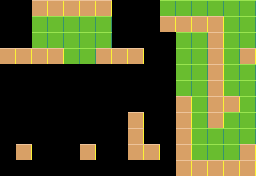

Below is a game level as drawn by its tile map, then a one-line description and the .tmx file that defines it, in full:
An orthogonal 16x11 tile map with 16x16 px tiles, 1 tile layer (map), 3 tilesets.

<map version="1.10" tiledversion="1.11.0" orientation="orthogonal" renderorder="right-down" width="16" height="11" tilewidth="16" tileheight="16" infinite="0" nextlayerid="3" nextobjectid="1">
 <editorsettings>
  <export target="debugging_collision.csv" format="csv" />
 </editorsettings>
 <tileset firstgid="1" source="../planning_and_design/tiled/simple_tileset.tsx" />
 <tileset firstgid="976" source="../planning_and_design/tiled/basic.tsx" />
 <tileset firstgid="4954" source="../planning_and_design/tiled/debug_tileset.tsx" />
 <layer id="2" name="map" width="16" height="11">
  <data encoding="csv">
0,0,4954,4954,4954,4954,4954,0,0,0,4956,4956,4956,4956,4956,4956,
0,0,4956,4956,4956,4956,4956,0,0,0,4954,4954,4954,4954,4956,4956,
0,0,4956,4956,4956,4956,4956,0,0,0,0,4956,4956,4954,4956,4956,
4954,4954,4954,4954,4956,4956,4954,4954,4954,0,0,4956,4956,4954,4956,4954,
0,0,0,0,0,0,0,0,0,0,0,4956,4956,4954,4956,4956,
0,0,0,0,0,0,0,0,0,0,0,4956,4956,4954,4956,4956,
0,0,0,0,0,0,0,0,0,0,0,4954,4956,4954,4954,4956,
0,0,0,0,0,0,0,0,4954,0,0,4954,4956,4954,4956,4956,
0,0,0,0,0,0,0,0,4954,0,0,4954,4956,4956,4956,4956,
0,4954,0,0,0,4954,0,0,4954,4954,0,4954,4956,4956,4956,4954,
0,0,0,0,0,0,0,0,0,0,0,4954,4954,4954,4954,4954
</data>
 </layer>
</map>